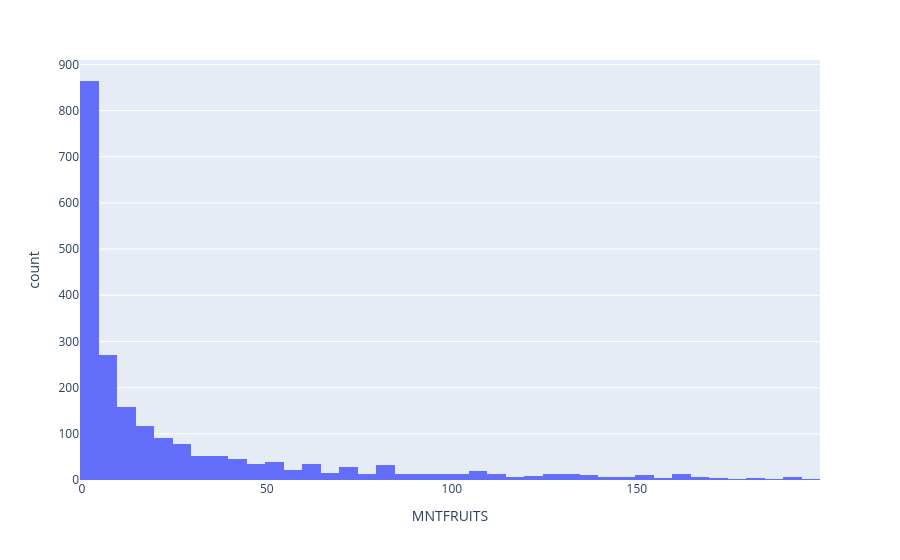
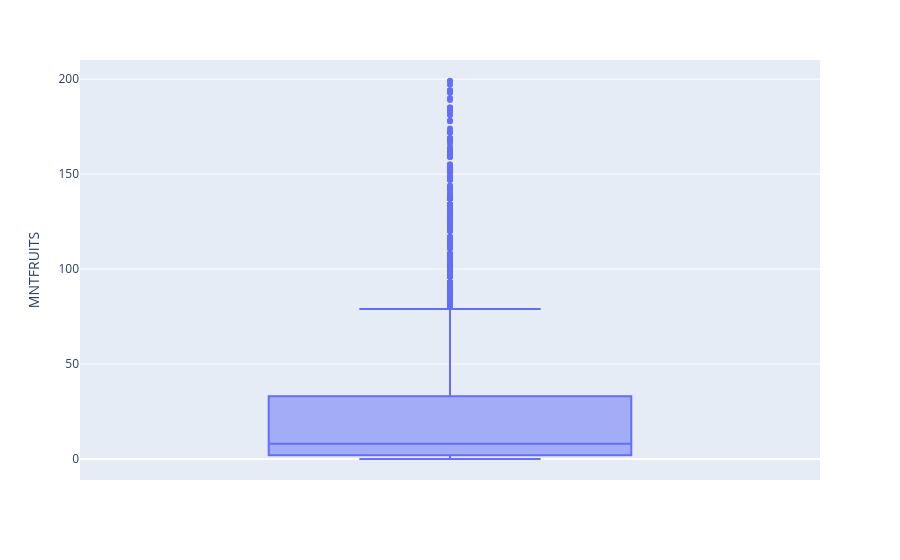
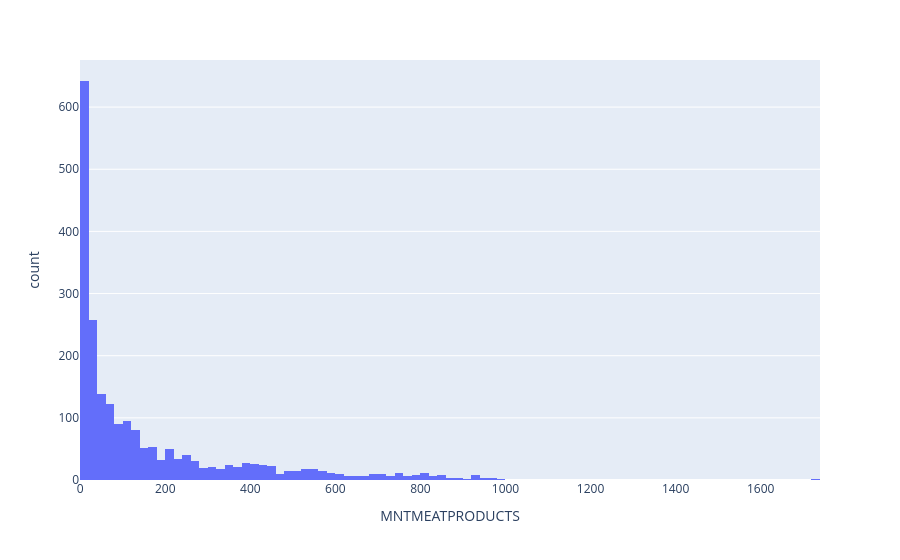
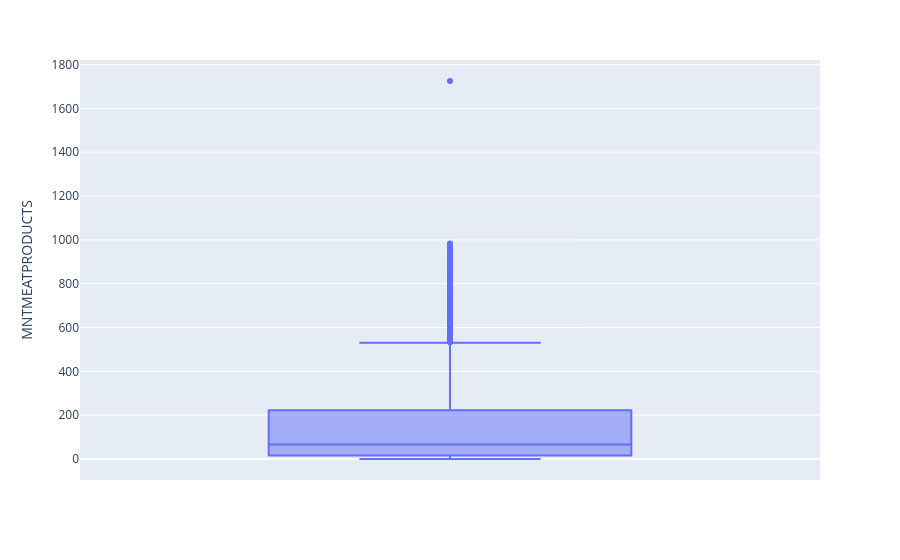

Here is the notebook cell these charts were saved with, in order:
### Code cell
# TRATAMENTO DE OUTLIERS DA COLUNAS_PENDENTES 

for col in colunas_pendentes:
    fig_1 = px.histogram(df, x=col)
    fig_2 = px.box(df, y=col)
    fig_1.show()
    fig_2.show()

### Figure 1 — Plotly figure (JSON) as saved in the notebook; plotly's stock layout.template omitted (floating-point values rounded to 4 significant figures; data arrays with more than 128 entries replaced by an {"elided": "..."} marker saying what was removed)
{"data": [{"bingroup": "x", "hovertemplate": "MNTFRUITS=%{x}<br>count=%{y}<extra></extra>", "legendgroup": "", "marker": {"color": "#636efa", "pattern": {"shape": ""}}, "name": "", "orientation": "v", "showlegend": false, "type": "histogram", "x": {"elided": "2153 int values"}, "xaxis": "x", "yaxis": "y"}], "layout": {"barmode": "relative", "legend": {"tracegroupgap": 0}, "margin": {"t": 60}, "xaxis": {"anchor": "y", "domain": [0, 1], "title": {"text": "MNTFRUITS"}}, "yaxis": {"anchor": "x", "domain": [0, 1], "title": {"text": "count"}}}}

### Figure 2 — Plotly figure (JSON) as saved in the notebook; plotly's stock layout.template omitted (floating-point values rounded to 4 significant figures; data arrays with more than 128 entries replaced by an {"elided": "..."} marker saying what was removed)
{"data": [{"alignmentgroup": "True", "hovertemplate": "MNTFRUITS=%{y}<extra></extra>", "legendgroup": "", "marker": {"color": "#636efa"}, "name": "", "notched": false, "offsetgroup": "", "orientation": "v", "showlegend": false, "type": "box", "x0": " ", "xaxis": "x", "y": {"elided": "2153 int values"}, "y0": " ", "yaxis": "y"}], "layout": {"boxmode": "group", "legend": {"tracegroupgap": 0}, "margin": {"t": 60}, "xaxis": {"anchor": "y", "domain": [0, 1]}, "yaxis": {"anchor": "x", "domain": [0, 1], "title": {"text": "MNTFRUITS"}}}}

### Figure 3 — Plotly figure (JSON) as saved in the notebook; plotly's stock layout.template omitted (floating-point values rounded to 4 significant figures; data arrays with more than 128 entries replaced by an {"elided": "..."} marker saying what was removed)
{"data": [{"bingroup": "x", "hovertemplate": "MNTMEATPRODUCTS=%{x}<br>count=%{y}<extra></extra>", "legendgroup": "", "marker": {"color": "#636efa", "pattern": {"shape": ""}}, "name": "", "orientation": "v", "showlegend": false, "type": "histogram", "x": {"elided": "2153 int values"}, "xaxis": "x", "yaxis": "y"}], "layout": {"barmode": "relative", "legend": {"tracegroupgap": 0}, "margin": {"t": 60}, "xaxis": {"anchor": "y", "domain": [0, 1], "title": {"text": "MNTMEATPRODUCTS"}}, "yaxis": {"anchor": "x", "domain": [0, 1], "title": {"text": "count"}}}}

### Figure 4 — Plotly figure (JSON) as saved in the notebook; plotly's stock layout.template omitted (floating-point values rounded to 4 significant figures; data arrays with more than 128 entries replaced by an {"elided": "..."} marker saying what was removed)
{"data": [{"alignmentgroup": "True", "hovertemplate": "MNTMEATPRODUCTS=%{y}<extra></extra>", "legendgroup": "", "marker": {"color": "#636efa"}, "name": "", "notched": false, "offsetgroup": "", "orientation": "v", "showlegend": false, "type": "box", "x0": " ", "xaxis": "x", "y": {"elided": "2153 int values"}, "y0": " ", "yaxis": "y"}], "layout": {"boxmode": "group", "legend": {"tracegroupgap": 0}, "margin": {"t": 60}, "xaxis": {"anchor": "y", "domain": [0, 1]}, "yaxis": {"anchor": "x", "domain": [0, 1], "title": {"text": "MNTMEATPRODUCTS"}}}}
